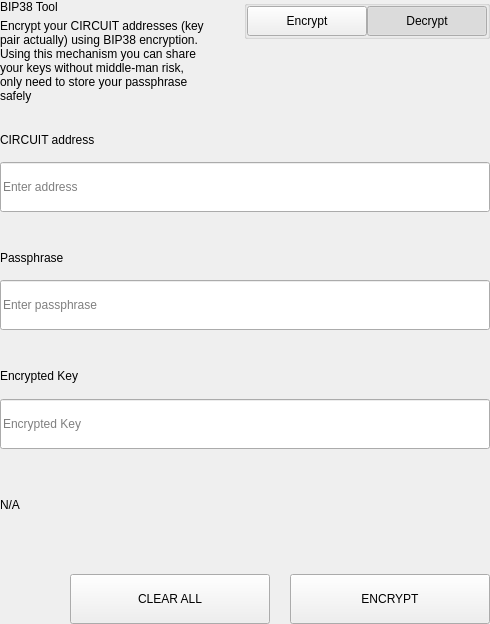
<?xml version="1.0" encoding="UTF-8"?>
<ui version="4.0">
 <class>SettingsBitToolWidget</class>
 <widget class="QWidget" name="SettingsBitToolWidget">
  <property name="geometry">
   <rect>
    <x>0</x>
    <y>0</y>
    <width>490</width>
    <height>624</height>
   </rect>
  </property>
  <property name="windowTitle">
   <string>Form</string>
  </property>
  <layout class="QVBoxLayout" name="verticalLayout">
   <property name="spacing">
    <number>0</number>
   </property>
   <property name="leftMargin">
    <number>0</number>
   </property>
   <property name="topMargin">
    <number>0</number>
   </property>
   <property name="rightMargin">
    <number>0</number>
   </property>
   <property name="bottomMargin">
    <number>0</number>
   </property>
   <item>
    <widget class="QWidget" name="left" native="true">
     <layout class="QVBoxLayout" name="verticalLayout_3">
      <property name="leftMargin">
       <number>0</number>
      </property>
      <property name="topMargin">
       <number>0</number>
      </property>
      <property name="rightMargin">
       <number>0</number>
      </property>
      <property name="bottomMargin">
       <number>0</number>
      </property>
      <item>
       <layout class="QVBoxLayout" name="verticalLayout_2">
        <property name="spacing">
         <number>0</number>
        </property>
        <item>
         <layout class="QHBoxLayout" name="horizontalLayout_3" stretch="3,1">
          <property name="spacing">
           <number>40</number>
          </property>
          <item>
           <layout class="QVBoxLayout" name="verticalLayoutTitle">
            <property name="spacing">
             <number>5</number>
            </property>
            <item>
             <widget class="QLabel" name="labelTitle">
              <property name="text">
               <string>BIP38 Tool</string>
              </property>
             </widget>
            </item>
            <item>
             <widget class="QLabel" name="labelSubtitle1">
              <property name="text">
               <string>Encrypt your CIRCUIT addresses (key pair actually) using BIP38 encryption.
Using this mechanism you can share your keys without middle-man risk, only need to store your passphrase safely</string>
              </property>
              <property name="wordWrap">
               <bool>true</bool>
              </property>
             </widget>
            </item>
           </layout>
          </item>
          <item alignment="Qt::AlignTop">
           <widget class="QGroupBox" name="groupBox">
            <property name="title">
             <string/>
            </property>
            <property name="alignment">
             <set>Qt::AlignLeading|Qt::AlignLeft|Qt::AlignTop</set>
            </property>
            <layout class="QHBoxLayout" name="horizontalLayout_4">
             <property name="spacing">
              <number>0</number>
             </property>
             <property name="leftMargin">
              <number>0</number>
             </property>
             <property name="topMargin">
              <number>0</number>
             </property>
             <property name="rightMargin">
              <number>0</number>
             </property>
             <property name="bottomMargin">
              <number>0</number>
             </property>
             <item>
              <spacer name="horizontalSpacer">
               <property name="orientation">
                <enum>Qt::Horizontal</enum>
               </property>
               <property name="sizeHint" stdset="0">
                <size>
                 <width>40</width>
                 <height>20</height>
                </size>
               </property>
              </spacer>
             </item>
             <item>
              <widget class="QPushButton" name="pushLeft">
               <property name="minimumSize">
                <size>
                 <width>120</width>
                 <height>30</height>
                </size>
               </property>
               <property name="maximumSize">
                <size>
                 <width>120</width>
                 <height>30</height>
                </size>
               </property>
               <property name="focusPolicy">
                <enum>Qt::NoFocus</enum>
               </property>
               <property name="text">
                <string>Encrypt</string>
               </property>
               <property name="checkable">
                <bool>true</bool>
               </property>
               <property name="autoExclusive">
                <bool>true</bool>
               </property>
              </widget>
             </item>
             <item>
              <widget class="QPushButton" name="pushRight">
               <property name="minimumSize">
                <size>
                 <width>120</width>
                 <height>30</height>
                </size>
               </property>
               <property name="maximumSize">
                <size>
                 <width>120</width>
                 <height>30</height>
                </size>
               </property>
               <property name="focusPolicy">
                <enum>Qt::NoFocus</enum>
               </property>
               <property name="text">
                <string>Decrypt</string>
               </property>
               <property name="checkable">
                <bool>true</bool>
               </property>
               <property name="checked">
                <bool>true</bool>
               </property>
               <property name="autoExclusive">
                <bool>true</bool>
               </property>
              </widget>
             </item>
            </layout>
           </widget>
          </item>
         </layout>
        </item>
        <item>
         <widget class="QStackedWidget" name="stackedWidget">
          <property name="currentIndex">
           <number>1</number>
          </property>
          <widget class="QWidget" name="pageDecrypt">
           <layout class="QVBoxLayout" name="verticalLayout_5">
            <property name="spacing">
             <number>0</number>
            </property>
            <property name="leftMargin">
             <number>0</number>
            </property>
            <property name="topMargin">
             <number>0</number>
            </property>
            <property name="rightMargin">
             <number>0</number>
            </property>
            <property name="bottomMargin">
             <number>0</number>
            </property>
            <item>
             <widget class="QWidget" name="widget" native="true">
              <property name="minimumSize">
               <size>
                <width>0</width>
                <height>100</height>
               </size>
              </property>
              <layout class="QVBoxLayout" name="verticalLayout_4">
               <property name="spacing">
                <number>0</number>
               </property>
               <property name="leftMargin">
                <number>0</number>
               </property>
               <property name="topMargin">
                <number>0</number>
               </property>
               <property name="rightMargin">
                <number>0</number>
               </property>
               <property name="bottomMargin">
                <number>0</number>
               </property>
               <item>
                <spacer name="verticalSpacer_2">
                 <property name="orientation">
                  <enum>Qt::Vertical</enum>
                 </property>
                 <property name="sizeType">
                  <enum>QSizePolicy::Fixed</enum>
                 </property>
                 <property name="sizeHint" stdset="0">
                  <size>
                   <width>20</width>
                   <height>20</height>
                  </size>
                 </property>
                </spacer>
               </item>
               <item>
                <layout class="QHBoxLayout" name="horizontalLayout_6" stretch="2">
                 <property name="spacing">
                  <number>0</number>
                 </property>
                 <item>
                  <layout class="QVBoxLayout" name="verticalLayout_7">
                   <property name="spacing">
                    <number>9</number>
                   </property>
                   <item>
                    <widget class="QLabel" name="labelSubtitleKey">
                     <property name="minimumSize">
                      <size>
                       <width>0</width>
                       <height>20</height>
                      </size>
                     </property>
                     <property name="maximumSize">
                      <size>
                       <width>16777215</width>
                       <height>20</height>
                      </size>
                     </property>
                     <property name="text">
                      <string>Encrypted key</string>
                     </property>
                    </widget>
                   </item>
                   <item>
                    <widget class="QLineEdit" name="lineEditKey">
                     <property name="minimumSize">
                      <size>
                       <width>0</width>
                       <height>50</height>
                      </size>
                     </property>
                     <property name="maximumSize">
                      <size>
                       <width>16777215</width>
                       <height>50</height>
                      </size>
                     </property>
                     <property name="placeholderText">
                      <string>Enter a encrypted key</string>
                     </property>
                    </widget>
                   </item>
                  </layout>
                 </item>
                </layout>
               </item>
               <item>
                <spacer name="verticalSpacer_3">
                 <property name="orientation">
                  <enum>Qt::Vertical</enum>
                 </property>
                 <property name="sizeType">
                  <enum>QSizePolicy::Fixed</enum>
                 </property>
                 <property name="sizeHint" stdset="0">
                  <size>
                   <width>20</width>
                   <height>20</height>
                  </size>
                 </property>
                </spacer>
               </item>
               <item>
                <layout class="QVBoxLayout" name="verticalLayout_9">
                 <property name="spacing">
                  <number>9</number>
                 </property>
                 <item>
                  <widget class="QLabel" name="labelSubtitlePassphrase">
                   <property name="maximumSize">
                    <size>
                     <width>16777215</width>
                     <height>20</height>
                    </size>
                   </property>
                   <property name="text">
                    <string>Passphrase</string>
                   </property>
                  </widget>
                 </item>
                 <item>
                  <widget class="QLineEdit" name="lineEditPassphrase">
                   <property name="minimumSize">
                    <size>
                     <width>0</width>
                     <height>50</height>
                    </size>
                   </property>
                   <property name="maximumSize">
                    <size>
                     <width>16777215</width>
                     <height>50</height>
                    </size>
                   </property>
                   <property name="placeholderText">
                    <string>Enter a passphrase</string>
                   </property>
                  </widget>
                 </item>
                </layout>
               </item>
               <item>
                <spacer name="verticalSpacer_4">
                 <property name="orientation">
                  <enum>Qt::Vertical</enum>
                 </property>
                 <property name="sizeType">
                  <enum>QSizePolicy::Fixed</enum>
                 </property>
                 <property name="sizeHint" stdset="0">
                  <size>
                   <width>20</width>
                   <height>20</height>
                  </size>
                 </property>
                </spacer>
               </item>
               <item>
                <widget class="QWidget" name="widget_3" native="true">
                 <property name="sizePolicy">
                  <sizepolicy hsizetype="Preferred" vsizetype="Fixed">
                   <horstretch>0</horstretch>
                   <verstretch>0</verstretch>
                  </sizepolicy>
                 </property>
                 <layout class="QVBoxLayout" name="verticalLayout_10">
                  <property name="spacing">
                   <number>9</number>
                  </property>
                  <property name="leftMargin">
                   <number>0</number>
                  </property>
                  <property name="topMargin">
                   <number>0</number>
                  </property>
                  <property name="rightMargin">
                   <number>0</number>
                  </property>
                  <property name="bottomMargin">
                   <number>0</number>
                  </property>
                  <item>
                   <widget class="QLabel" name="labelSubtitleDecryptResult">
                    <property name="minimumSize">
                     <size>
                      <width>0</width>
                      <height>20</height>
                     </size>
                    </property>
                    <property name="maximumSize">
                     <size>
                      <width>16777215</width>
                      <height>20</height>
                     </size>
                    </property>
                    <property name="text">
                     <string>Decrypted address result</string>
                    </property>
                   </widget>
                  </item>
                  <item>
                   <widget class="QWidget" name="widget_4" native="true">
                    <layout class="QHBoxLayout" name="horizontalLayout" stretch="6,0,1">
                     <property name="spacing">
                      <number>0</number>
                     </property>
                     <property name="leftMargin">
                      <number>0</number>
                     </property>
                     <property name="topMargin">
                      <number>0</number>
                     </property>
                     <property name="rightMargin">
                      <number>0</number>
                     </property>
                     <property name="bottomMargin">
                      <number>0</number>
                     </property>
                     <item alignment="Qt::AlignVCenter">
                      <widget class="QLineEdit" name="lineEditDecryptResult">
                       <property name="minimumSize">
                        <size>
                         <width>0</width>
                         <height>50</height>
                        </size>
                       </property>
                       <property name="maximumSize">
                        <size>
                         <width>16777215</width>
                         <height>50</height>
                        </size>
                       </property>
                       <property name="placeholderText">
                        <string>Decrypted Address</string>
                       </property>
                      </widget>
                     </item>
                     <item>
                      <spacer name="horizontalSpacer_4">
                       <property name="orientation">
                        <enum>Qt::Horizontal</enum>
                       </property>
                       <property name="sizeType">
                        <enum>QSizePolicy::Fixed</enum>
                       </property>
                       <property name="sizeHint" stdset="0">
                        <size>
                         <width>20</width>
                         <height>50</height>
                        </size>
                       </property>
                      </spacer>
                     </item>
                     <item>
                      <widget class="QPushButton" name="pushButtonImport">
                       <property name="minimumSize">
                        <size>
                         <width>140</width>
                         <height>40</height>
                        </size>
                       </property>
                       <property name="text">
                        <string>Import Address</string>
                       </property>
                      </widget>
                     </item>
                    </layout>
                   </widget>
                  </item>
                 </layout>
                </widget>
               </item>
               <item>
                <widget class="QLabel" name="statusLabel_DEC">
                 <property name="maximumSize">
                  <size>
                   <width>16777215</width>
                   <height>40</height>
                  </size>
                 </property>
                 <property name="text">
                  <string/>
                 </property>
                </widget>
               </item>
               <item>
                <spacer name="verticalSpacer">
                 <property name="orientation">
                  <enum>Qt::Vertical</enum>
                 </property>
                 <property name="sizeType">
                  <enum>QSizePolicy::Preferred</enum>
                 </property>
                 <property name="sizeHint" stdset="0">
                  <size>
                   <width>20</width>
                   <height>20</height>
                  </size>
                 </property>
                </spacer>
               </item>
               <item>
                <layout class="QHBoxLayout" name="horizontalLayout_7">
                 <property name="spacing">
                  <number>0</number>
                 </property>
                 <item>
                  <spacer name="horizontalSpacer_5">
                   <property name="orientation">
                    <enum>Qt::Horizontal</enum>
                   </property>
                   <property name="sizeType">
                    <enum>QSizePolicy::Expanding</enum>
                   </property>
                   <property name="sizeHint" stdset="0">
                    <size>
                     <width>40</width>
                     <height>20</height>
                    </size>
                   </property>
                  </spacer>
                 </item>
                 <item>
                  <widget class="QPushButton" name="pushButtonDecryptClear">
                   <property name="minimumSize">
                    <size>
                     <width>200</width>
                     <height>50</height>
                    </size>
                   </property>
                   <property name="maximumSize">
                    <size>
                     <width>200</width>
                     <height>50</height>
                    </size>
                   </property>
                   <property name="text">
                    <string>CLEAR</string>
                   </property>
                  </widget>
                 </item>
                 <item>
                  <spacer name="horizontalSpacer_3">
                   <property name="orientation">
                    <enum>Qt::Horizontal</enum>
                   </property>
                   <property name="sizeType">
                    <enum>QSizePolicy::Fixed</enum>
                   </property>
                   <property name="sizeHint" stdset="0">
                    <size>
                     <width>20</width>
                     <height>20</height>
                    </size>
                   </property>
                  </spacer>
                 </item>
                 <item>
                  <widget class="QPushButton" name="pushButtonDecrypt">
                   <property name="minimumSize">
                    <size>
                     <width>200</width>
                     <height>50</height>
                    </size>
                   </property>
                   <property name="maximumSize">
                    <size>
                     <width>200</width>
                     <height>50</height>
                    </size>
                   </property>
                   <property name="text">
                    <string>DECRYPT KEY</string>
                   </property>
                  </widget>
                 </item>
                </layout>
               </item>
              </layout>
             </widget>
            </item>
           </layout>
          </widget>
          <widget class="QWidget" name="pageEncrypt">
           <layout class="QVBoxLayout" name="verticalLayout_11">
            <property name="spacing">
             <number>0</number>
            </property>
            <property name="leftMargin">
             <number>0</number>
            </property>
            <property name="topMargin">
             <number>0</number>
            </property>
            <property name="rightMargin">
             <number>0</number>
            </property>
            <property name="bottomMargin">
             <number>0</number>
            </property>
            <item>
             <spacer name="verticalSpacer_8">
              <property name="orientation">
               <enum>Qt::Vertical</enum>
              </property>
              <property name="sizeType">
               <enum>QSizePolicy::Fixed</enum>
              </property>
              <property name="sizeHint" stdset="0">
               <size>
                <width>20</width>
                <height>20</height>
               </size>
              </property>
             </spacer>
            </item>
            <item>
             <widget class="QWidget" name="containerAddressEnc" native="true">
              <layout class="QVBoxLayout" name="containerAddressEncLayout">
               <property name="spacing">
                <number>5</number>
               </property>
               <property name="leftMargin">
                <number>0</number>
               </property>
               <property name="topMargin">
                <number>0</number>
               </property>
               <property name="rightMargin">
                <number>0</number>
               </property>
               <property name="bottomMargin">
                <number>0</number>
               </property>
               <item>
                <widget class="QLabel" name="labelSubtitleAddress">
                 <property name="minimumSize">
                  <size>
                   <width>0</width>
                   <height>20</height>
                  </size>
                 </property>
                 <property name="maximumSize">
                  <size>
                   <width>16777215</width>
                   <height>20</height>
                  </size>
                 </property>
                 <property name="text">
                  <string>CIRCUIT address</string>
                 </property>
                </widget>
               </item>
               <item>
                <widget class="QLineEdit" name="addressIn_ENC">
                 <property name="minimumSize">
                  <size>
                   <width>0</width>
                   <height>50</height>
                  </size>
                 </property>
                 <property name="placeholderText">
                  <string>Enter address</string>
                 </property>
                </widget>
               </item>
              </layout>
             </widget>
            </item>
            <item>
             <spacer name="verticalSpacer_6">
              <property name="orientation">
               <enum>Qt::Vertical</enum>
              </property>
              <property name="sizeType">
               <enum>QSizePolicy::Fixed</enum>
              </property>
              <property name="sizeHint" stdset="0">
               <size>
                <width>20</width>
                <height>20</height>
               </size>
              </property>
             </spacer>
            </item>
            <item>
             <widget class="QWidget" name="containerAddress" native="true">
              <layout class="QHBoxLayout" name="horizontalLayout_9" stretch="2">
               <property name="spacing">
                <number>0</number>
               </property>
               <property name="leftMargin">
                <number>0</number>
               </property>
               <property name="topMargin">
                <number>0</number>
               </property>
               <property name="rightMargin">
                <number>0</number>
               </property>
               <property name="bottomMargin">
                <number>0</number>
               </property>
               <item>
                <layout class="QVBoxLayout" name="verticalLayout_8">
                 <property name="spacing">
                  <number>5</number>
                 </property>
                 <item>
                  <widget class="QLabel" name="labelSubtitleMessage">
                   <property name="minimumSize">
                    <size>
                     <width>0</width>
                     <height>20</height>
                    </size>
                   </property>
                   <property name="maximumSize">
                    <size>
                     <width>16777215</width>
                     <height>20</height>
                    </size>
                   </property>
                   <property name="text">
                    <string>Passphrase</string>
                   </property>
                  </widget>
                 </item>
                 <item>
                  <widget class="QLineEdit" name="passphraseIn_ENC">
                   <property name="minimumSize">
                    <size>
                     <width>0</width>
                     <height>50</height>
                    </size>
                   </property>
                   <property name="maximumSize">
                    <size>
                     <width>16777215</width>
                     <height>50</height>
                    </size>
                   </property>
                   <property name="placeholderText">
                    <string>Enter passphrase</string>
                   </property>
                  </widget>
                 </item>
                </layout>
               </item>
              </layout>
             </widget>
            </item>
            <item>
             <spacer name="verticalSpacer_7">
              <property name="orientation">
               <enum>Qt::Vertical</enum>
              </property>
              <property name="sizeType">
               <enum>QSizePolicy::Fixed</enum>
              </property>
              <property name="sizeHint" stdset="0">
               <size>
                <width>20</width>
                <height>20</height>
               </size>
              </property>
             </spacer>
            </item>
            <item>
             <widget class="QWidget" name="widget_2" native="true">
              <property name="minimumSize">
               <size>
                <width>0</width>
                <height>75</height>
               </size>
              </property>
              <property name="maximumSize">
               <size>
                <width>16777215</width>
                <height>16777215</height>
               </size>
              </property>
              <layout class="QVBoxLayout" name="verticalLayout_6">
               <property name="leftMargin">
                <number>0</number>
               </property>
               <property name="topMargin">
                <number>0</number>
               </property>
               <property name="rightMargin">
                <number>0</number>
               </property>
               <property name="bottomMargin">
                <number>0</number>
               </property>
               <item>
                <widget class="QLabel" name="labelSubtitleEncryptedKey">
                 <property name="minimumSize">
                  <size>
                   <width>0</width>
                   <height>20</height>
                  </size>
                 </property>
                 <property name="maximumSize">
                  <size>
                   <width>16777215</width>
                   <height>20</height>
                  </size>
                 </property>
                 <property name="text">
                  <string>Encrypted Key</string>
                 </property>
                </widget>
               </item>
               <item>
                <widget class="QLineEdit" name="encryptedKeyOut_ENC">
                 <property name="minimumSize">
                  <size>
                   <width>0</width>
                   <height>50</height>
                  </size>
                 </property>
                 <property name="placeholderText">
                  <string>Encrypted Key</string>
                 </property>
                </widget>
               </item>
              </layout>
             </widget>
            </item>
            <item>
             <widget class="QLabel" name="statusLabel_ENC">
              <property name="text">
               <string notr="true">N/A</string>
              </property>
             </widget>
            </item>
            <item>
             <spacer name="verticalSpacer_5">
              <property name="orientation">
               <enum>Qt::Vertical</enum>
              </property>
              <property name="sizeType">
               <enum>QSizePolicy::Fixed</enum>
              </property>
              <property name="sizeHint" stdset="0">
               <size>
                <width>20</width>
                <height>20</height>
               </size>
              </property>
             </spacer>
            </item>
            <item>
             <layout class="QHBoxLayout" name="horizontalLayout_8">
              <property name="spacing">
               <number>0</number>
              </property>
              <item>
               <spacer name="horizontalSpacer_6">
                <property name="orientation">
                 <enum>Qt::Horizontal</enum>
                </property>
                <property name="sizeType">
                 <enum>QSizePolicy::Expanding</enum>
                </property>
                <property name="sizeHint" stdset="0">
                 <size>
                  <width>40</width>
                  <height>20</height>
                 </size>
                </property>
               </spacer>
              </item>
              <item>
               <widget class="QPushButton" name="pushButtonClear">
                <property name="minimumSize">
                 <size>
                  <width>200</width>
                  <height>50</height>
                 </size>
                </property>
                <property name="focusPolicy">
                 <enum>Qt::NoFocus</enum>
                </property>
                <property name="text">
                 <string>CLEAR ALL</string>
                </property>
               </widget>
              </item>
              <item>
               <spacer name="horizontalSpacer_2">
                <property name="orientation">
                 <enum>Qt::Horizontal</enum>
                </property>
                <property name="sizeType">
                 <enum>QSizePolicy::Fixed</enum>
                </property>
                <property name="sizeHint" stdset="0">
                 <size>
                  <width>20</width>
                  <height>20</height>
                 </size>
                </property>
               </spacer>
              </item>
              <item>
               <widget class="QPushButton" name="pushButtonEncrypt">
                <property name="minimumSize">
                 <size>
                  <width>200</width>
                  <height>50</height>
                 </size>
                </property>
                <property name="maximumSize">
                 <size>
                  <width>200</width>
                  <height>50</height>
                 </size>
                </property>
                <property name="focusPolicy">
                 <enum>Qt::NoFocus</enum>
                </property>
                <property name="text">
                 <string>ENCRYPT</string>
                </property>
               </widget>
              </item>
             </layout>
            </item>
           </layout>
          </widget>
         </widget>
        </item>
       </layout>
      </item>
     </layout>
    </widget>
   </item>
  </layout>
 </widget>
 <resources/>
 <connections/>
</ui>
